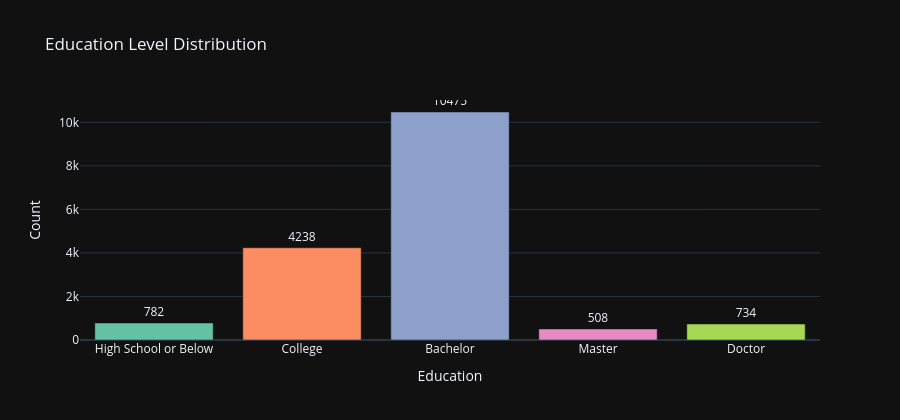

The notebook cell this image was saved under:
### Markdown cell above
### 1.2 Education Distribution

### Code cell
edu_counts = loyalty['Education'].value_counts().reindex(EDUCATION_ORDER).reset_index()
edu_counts.columns = ['Education', 'Count']

fig = px.bar(edu_counts, x='Education', y='Count', title='Education Level Distribution',
             color='Education', color_discrete_sequence=COLORS,
             text='Count')
fig.update_traces(textposition='outside')
fig.update_layout(template=DARK_TEMPLATE, height=420, showlegend=False)
fig.show()

### Figure 1 — Plotly figure (JSON) as saved in the notebook; plotly's stock layout.template omitted (floating-point values rounded to 4 significant figures)
{"data": [{"hovertemplate": "Education=%{x}<br>Count=%{text}<extra></extra>", "legendgroup": "High School or Below", "marker": {"color": "rgb(102,194,165)", "pattern": {"shape": ""}}, "name": "High School or Below", "orientation": "v", "showlegend": true, "text": [782.0], "textposition": "outside", "type": "bar", "x": ["High School or Below"], "xaxis": "x", "y": [782], "yaxis": "y"}, {"hovertemplate": "Education=%{x}<br>Count=%{text}<extra></extra>", "legendgroup": "College", "marker": {"color": "rgb(252,141,98)", "pattern": {"shape": ""}}, "name": "College", "orientation": "v", "showlegend": true, "text": [4238.0], "textposition": "outside", "type": "bar", "x": ["College"], "xaxis": "x", "y": [4238], "yaxis": "y"}, {"hovertemplate": "Education=%{x}<br>Count=%{text}<extra></extra>", "legendgroup": "Bachelor", "marker": {"color": "rgb(141,160,203)", "pattern": {"shape": ""}}, "name": "Bachelor", "orientation": "v", "showlegend": true, "text": [10480.0], "textposition": "outside", "type": "bar", "x": ["Bachelor"], "xaxis": "x", "y": [10475], "yaxis": "y"}, {"hovertemplate": "Education=%{x}<br>Count=%{text}<extra></extra>", "legendgroup": "Master", "marker": {"color": "rgb(231,138,195)", "pattern": {"shape": ""}}, "name": "Master", "orientation": "v", "showlegend": true, "text": [508.0], "textposition": "outside", "type": "bar", "x": ["Master"], "xaxis": "x", "y": [508], "yaxis": "y"}, {"hovertemplate": "Education=%{x}<br>Count=%{text}<extra></extra>", "legendgroup": "Doctor", "marker": {"color": "rgb(166,216,84)", "pattern": {"shape": ""}}, "name": "Doctor", "orientation": "v", "showlegend": true, "text": [734.0], "textposition": "outside", "type": "bar", "x": ["Doctor"], "xaxis": "x", "y": [734], "yaxis": "y"}], "layout": {"barmode": "relative", "height": 420, "legend": {"title": {"text": "Education"}, "tracegroupgap": 0}, "showlegend": false, "title": {"text": "Education Level Distribution"}, "xaxis": {"anchor": "y", "categoryarray": ["High School or Below", "College", "Bachelor", "Master", "Doctor"], "categoryorder": "array", "domain": [0, 1], "title": {"text": "Education"}}, "yaxis": {"anchor": "x", "domain": [0, 1], "title": {"text": "Count"}}}}
